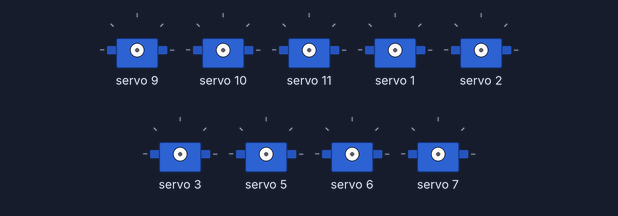
Recording of a sketch running on a simulated Arduino Uno, built with avr-gcc and run on an emulated ATmega328P. On the bench: 9 × servo. Random numbers use the default seed unless the sketch sets one; what the sketch prints to the serial monitor is not drawn.

Above: at 0.16 s.
At 4.73 s:
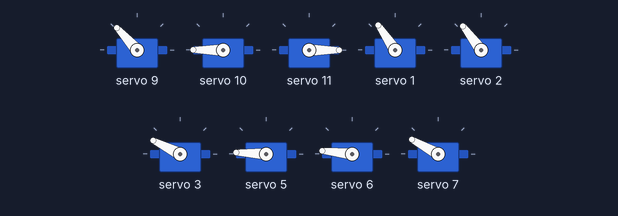
At 9.28 s:
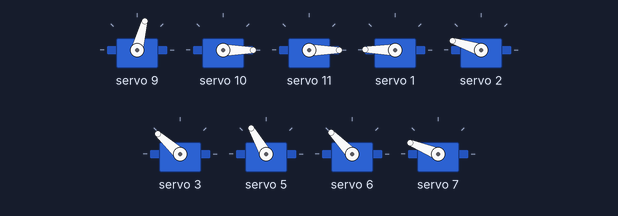
At 18.1 s:
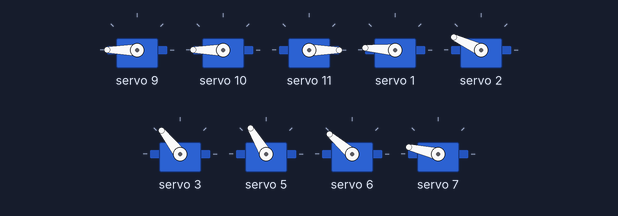
At 27.19 s:
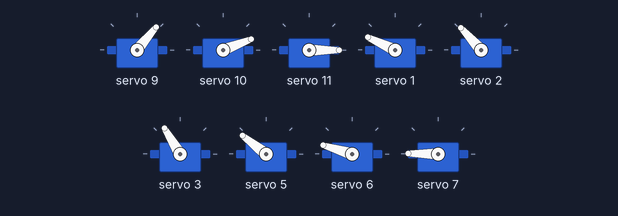
At 36.32 s:
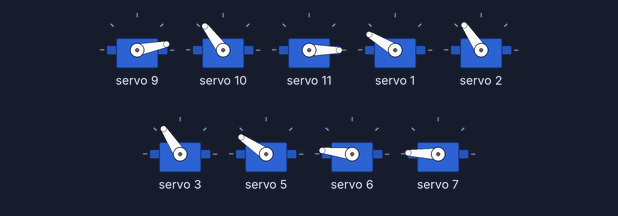
Timing chart, 0 to 36.4 s (numbered marks = the images above):
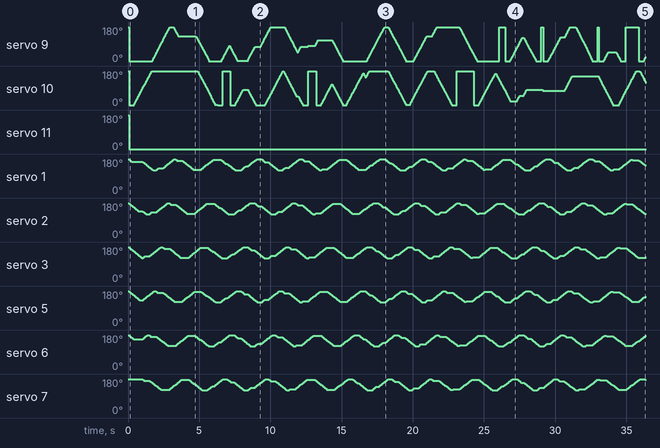

The sketch:

ChipArduNano.ino
```cpp
#include "Wire.h"
#include "Adafruit_PWMServoDriver.h"
Adafruit_PWMServoDriver pwm = Adafruit_PWMServoDriver(0x40);

#define MIN_PULSE_WIDTH 544
#define MAX_PULSE_WIDTH 2400
#define FREQUENCY 200

int servoPin[6] = {1, 2, 3, 5, 6, 7};
int ledPin[4] = {8, 9, 10, 11};

int LED_Brillo_value[4] = {0,0,0,0};
int LED_Current_value[4] = {0,0,0,0};
int LED_Pulse_value[4] = {0,0,0,0};

unsigned long tiempo1 = 0;
unsigned long tiempo2 = 0;

unsigned long tiempoMotor1 = 0;
unsigned long tiempoMotor2 = 0;

unsigned long tiempoLed1 = 0;
unsigned long tiempoLed2 = 0;


#include "colores.hpp"
#include "fsnVarios.hpp"

void setup() {

  Serial.begin(115200);
  pwm.begin();
  pwm.setPWMFreq(FREQUENCY);
cargarVecctorColores();

  tiempo1 = millis();
  tiempoLed1 = millis();
  tiempoMotor1 = millis();
  Serial.println("start..");
}

String SerialData = "";
void loop() {

  if (mover_servos() == 2) {
    //delay(3000);
    //ServosPos(random(0,4));
    Clasico();
  }

  if (setLedColor() == 2) {
   colorX ccl = colorXList[random(0,52)];
   LED_Brillo_value[0] = ccl.r;
   LED_Brillo_value[1] = ccl.g;
   LED_Brillo_value[2] = ccl.b;
   LED_Brillo_value[3] = random(10, 50);
  }

 //  if (Serial.available() > 0) {
 //    char c = Serial.read();
 //    SerialData += c;

  //   if (c == '\n') {
  //     Serial.print(SerialData);
  //     SerialData = "";
  //   }
  // }
}
```

colores.hpp
```cpp
class colorX {
public:

  int r;
  int g;
  int b;
  String nombre;


  void setEstado(String _nombre, int _r, int _g, int _b, uint16_t _colorHex, int _posX, int _posY);
};


void colorX::setEstado(String _nombre, int _r, int _g, int _b, uint16_t _colorHex, int _posX, int _posY) {
  nombre = _nombre;
  r = _r;
  g = _g;
  b = _b;

};


const int maxColors = 52;
colorX colorXList[maxColors];  // An array of MyClass objects using default constructor

void cargarVecctorColores() {
  colorXList[0].setEstado("AliceBlue", 240, 248, 255, 0xF0F8FF, 0, 0);
  colorXList[1].setEstado("Amethyst", 153, 102, 204, 0x9966CC, 1, 0);
  colorXList[2].setEstado("AntiqueWhite", 250, 235, 215, 0xFAEBD7, 2, 0);
  colorXList[3].setEstado("Aqua", 0, 255, 255, 0x00FFFF, 3, 0);
  colorXList[4].setEstado("Aquamarine", 127, 255, 212, 0x7FFFD4, 4, 0);
  colorXList[5].setEstado("Azure", 240, 255, 255, 0xF0FFFF, 5, 0);
  colorXList[6].setEstado("Beige", 245, 245, 220, 0xF5F5DC, 6, 0);
  colorXList[7].setEstado("Bisque", 255, 228, 196, 0xFFE4C4, 7, 0);
  colorXList[8].setEstado("Black", 0, 0, 0, 0x000000, 0, 1);
  colorXList[9].setEstado("BlanchedAlmond", 255, 235, 205, 0xFFEBCD, 1, 1);
  colorXList[10].setEstado("Blue", 0, 0, 255, 0x0000FF, 2, 1);
  colorXList[11].setEstado("BlueViolet", 138, 43, 226, 0x8A2BE2, 3, 1);
  colorXList[12].setEstado("Brown", 165, 42, 42, 0xA52A2A, 4, 1);
  colorXList[13].setEstado("BurlyWood", 222, 184, 135, 0xDEB887, 5, 1);
  colorXList[14].setEstado("CadetBlue", 95, 158, 160, 0x5F9EA0, 6, 1);
  colorXList[15].setEstado("Chartreuse", 127, 255, 0, 0x7FFF00, 7, 1);
  colorXList[16].setEstado("Chocolate", 210, 105, 30, 0xD2691E, 0, 2);
  colorXList[17].setEstado("Coral", 255, 127, 80, 0xFF7F50, 1, 2);
  colorXList[18].setEstado("CornflowerBlue", 100, 149, 237, 0x6495ED, 2, 2);
  colorXList[19].setEstado("Cornsilk", 255, 248, 220, 0xFFF8DC, 3, 2);
  colorXList[20].setEstado("Crimson", 220, 20, 60, 0xDC143C, 4, 2);
  colorXList[21].setEstado("Cyan", 0, 255, 255, 0x00FFFF, 5, 2);
  colorXList[22].setEstado("DarkBlue", 0, 0, 139, 0x00008B, 6, 2);
  colorXList[23].setEstado("DarkCyan", 0, 139, 139, 0x008B8B, 7, 2);
  colorXList[24].setEstado("DarkGoldenrod", 184, 134, 11, 0xB8860B, 0, 3);
  colorXList[25].setEstado("DarkGray", 169, 169, 169, 0xA9A9A9, 1, 3);
  colorXList[26].setEstado("DarkGrey", 169, 169, 169, 0xA9A9A9, 2, 3);
  colorXList[27].setEstado("DarkGreen", 0, 100, 0, 0x006400, 3, 3);
  colorXList[28].setEstado("DarkKhaki", 189, 183, 107, 0xBDB76B, 4, 3);
  colorXList[29].setEstado("DarkMagenta", 139, 0, 139, 0x8B008B, 5, 3);
  colorXList[30].setEstado("DarkOliveGreen", 85, 107, 47, 0x556B2F, 6, 3);
  colorXList[31].setEstado("DarkOrange", 255, 140, 0, 0xFF8C00, 7, 3);
  colorXList[32].setEstado("DarkOrchid", 153, 50, 204, 0x9932CC, 0, 4);
  colorXList[33].setEstado("DarkRed", 139, 0, 0, 0x8B0000, 1, 4);
  colorXList[34].setEstado("DarkSalmon", 233, 150, 122, 0xE9967A, 2, 4);
  colorXList[35].setEstado("DarkSeaGreen", 143, 188, 143, 0x8FBC8F, 3, 4);
  colorXList[36].setEstado("DarkSlateBlue", 72, 61, 139, 0x483D8B, 4, 4);
  colorXList[37].setEstado("DarkSlateGray", 47, 79, 79, 0x2F4F4F, 5, 4);
  colorXList[38].setEstado("DarkSlateGrey", 47, 79, 79, 0x2F4F4F, 6, 4);
  colorXList[39].setEstado("DarkTurquoise", 0, 206, 209, 0x00CED1, 7, 4);
  colorXList[40].setEstado("DarkViolet", 148, 0, 211, 0x9400D3, 0, 5);
  colorXList[41].setEstado("DeepPink", 255, 20, 147, 0xFF1493, 1, 5);
  colorXList[42].setEstado("DeepSkyBlue", 0, 191, 255, 0x00BFFF, 2, 5);
  colorXList[43].setEstado("DimGray", 105, 105, 105, 0x696969, 3, 5);
  colorXList[44].setEstado("DimGrey", 105, 105, 105, 0x696969, 4, 5);
  colorXList[45].setEstado("DodgerBlue", 30, 144, 255, 0x1E90FF, 5, 5);
  colorXList[46].setEstado("FireBrick", 178, 34, 34, 0xB22222, 6, 5);
  colorXList[47].setEstado("FloralWhite", 255, 250, 240, 0xFFFAF0, 7, 5);
  colorXList[48].setEstado("ForestGreen", 34, 139, 34, 0x228B22, 0, 6);
  colorXList[49].setEstado("Fuchsia", 255, 0, 255, 0xFF00FF, 1, 6);
  colorXList[50].setEstado("Gainsboro", 220, 220, 220, 0xDCDCDC, 2, 6);
  colorXList[51].setEstado("GhostWhite", 248, 248, 255, 0xF8F8FF, 3, 6);
}
```

fsnVarios.hpp
```cpp
int pulseWidth(int angle) {
  int pulse_wide, analog_value;
  pulse_wide = map(angle, 0, 180, MIN_PULSE_WIDTH, MAX_PULSE_WIDTH);
  analog_value = int(float(pulse_wide) / 1000000 * FREQUENCY * 4096);

  return analog_value;
}

int estado_servo[6] = { 180, 180, 180, 180, 180, 180 };
float estado_servo_cos[6] = { 0, 1, 2, 3, 4, 5 };
int goto_servo[6] = { 180, 180, 180, 180, 180, 180 };

float maxCos = 6.3;
void Clasico() {

  float realCos;
  float realSpos;
  for (int i = 0; i < 6; i++) {
    estado_servo_cos[i]++;
    realCos = (cos(estado_servo_cos[i]) + 1) / 2;
    realSpos = 1 * (180 - 120) * realCos + 120;

    goto_servo[i] = realSpos;

    // Serial.print("  goto_servo: "+ String(realSpos));
    // Serial.print("  s: "+ String(i));
    if (estado_servo_cos[i] == maxCos) estado_servo_cos[i] = 0;
  }
  //Serial.println("   ");
}

void ServosPos(int posX) {
  if (posX == 0) {
    for (int i = 0; i < 6; i++) {
      goto_servo[i] = 180;
    }
  } else if (posX == 1) {
    for (int i = 0; i < 6; i++) {
      goto_servo[i] = 90;
    }
  } else if (posX == 2) {
    for (int i = 0; i < 6; i++) {
      if (i % 2 == 0)
        goto_servo[i] = 180;
      else
        goto_servo[i] = 70;
    }
  } else if (posX == 3) {
    for (int i = 0; i < 6; i++) {
      if (i % 3 == 0)
        goto_servo[i] = 160;
      else
        goto_servo[i] = 140;
    }
  } else if (posX == 4) {
    for (int i = 0; i < 6; i++) {
      if (i % 2 == 0)
        goto_servo[i] = 160;
      else
        goto_servo[i] = 140;
    }
  }
}

int mover_servos() {
  int flag = 0;
  tiempoMotor2 = millis();
  if (tiempoMotor2 >= tiempoMotor1 + 10) {


    for (int i = 0; i <= 5; i++) {

      if (estado_servo[i] < goto_servo[i]) {
        estado_servo[i]++;
        flag = 1;
      }

      if (estado_servo[i] > goto_servo[i]) {
        estado_servo[i]--;
        flag = 1;
      }

      pwm.setPWM(servoPin[i], 0, pulseWidth(estado_servo[i]));
    }

    if (flag == 0) {

      flag = 2;
    }
    tiempoMotor1 = millis();
  }

  return flag;
}

int setLedColor() {
  int flag = 0;
  tiempoLed2 = millis();
  if (tiempoLed2 >= tiempoLed1 + 2) {

    for (int i = 0; i < 4; i++) {

      if (LED_Current_value[i] < LED_Brillo_value[i]) {
        LED_Current_value[i]++;
        flag = 1;
      }

      if (LED_Current_value[i] > LED_Brillo_value[i]) {
        LED_Current_value[i]--;
        flag = 1;
      }

      if (i == 0) {
        int mapVal = map(LED_Current_value[0], 0, 250, 0, 20);
        Serial.print("  c: "+ String(mapVal));
        Serial.println("  p: "+ String(pulseWidth(mapVal)));

      } else {
        pwm.setPWM(ledPin[i], 500, pulseWidth(LED_Current_value[i]));
      }
    }

    if (flag == 0) {

      flag = 2;
    }
    tiempoLed1 = millis();
  }

  return flag;
}
```

Measured:
- by itself, servo 11: 180° → 0° at 0.07 s
